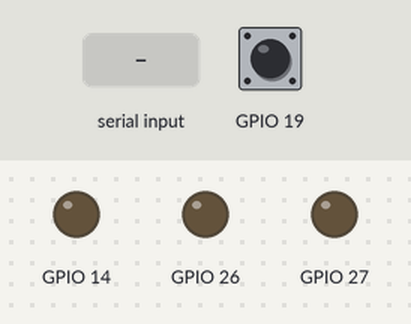
Recording of a sketch running on a simulated ESP32. On the bench: output pins drawn as LEDs (lit = HIGH). The test bench sets the inputs (shaded band); at power-on: GPIO 19 HIGH. What the sketch prints to the serial monitor is not drawn.

Above: at 1.2 s.
1.3 s: "90,45\n" received over Serial
At 2.2 s:
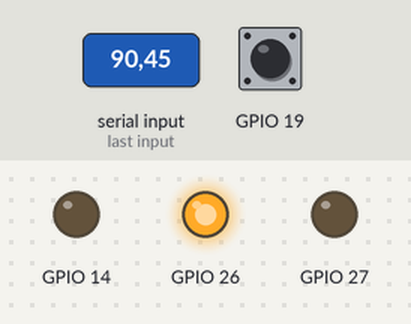
Timing chart, 0 to 4.3 s (numbered marks = the images above; inputs shaded):
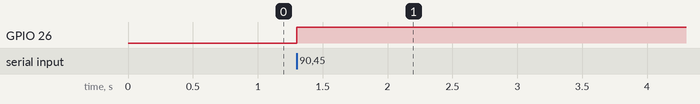

Measured:
- after the input at 1.3 s, GPIO 26: LOW → HIGH at once

The sketch:

motor-test.ino
```cpp
#include <Motor.h>

int x = 0;
Motor motor(24510);

void setup() {
  // put your setup code here, to run once:
  Serial.begin(115200);
  Serial.println("Starting test...");
}

void loop() {
  if (Serial.available() > 0) {
    x = Serial.parseInt();
    motor.setPosition(x);
  }
  yield();
}
```
